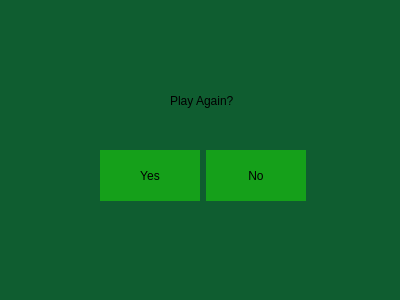
<?xml version="1.0" encoding="UTF-8"?>
<ui version="4.0">
 <class>Page3</class>
 <widget class="QDialog" name="Page3">
  <property name="geometry">
   <rect>
    <x>0</x>
    <y>0</y>
    <width>400</width>
    <height>300</height>
   </rect>
  </property>
  <property name="windowTitle">
   <string>Dialog</string>
  </property>
  <property name="styleSheet">
   <string notr="true">background-color: rgb(15, 93, 48);</string>
  </property>
  <widget class="QWidget" name="layoutWidget">
   <property name="geometry">
    <rect>
     <x>100</x>
     <y>150</y>
     <width>206</width>
     <height>51</height>
    </rect>
   </property>
   <layout class="QHBoxLayout" name="horizontalLayout_3">
    <item>
     <widget class="QPushButton" name="YesButton">
      <property name="sizePolicy">
       <sizepolicy hsizetype="Minimum" vsizetype="Preferred">
        <horstretch>0</horstretch>
        <verstretch>0</verstretch>
       </sizepolicy>
      </property>
      <property name="styleSheet">
       <string notr="true">background-color: rgb(21, 160, 26);
border: none</string>
      </property>
      <property name="text">
       <string>Yes</string>
      </property>
     </widget>
    </item>
    <item>
     <widget class="QPushButton" name="NoButton">
      <property name="sizePolicy">
       <sizepolicy hsizetype="Minimum" vsizetype="Preferred">
        <horstretch>0</horstretch>
        <verstretch>0</verstretch>
       </sizepolicy>
      </property>
      <property name="styleSheet">
       <string notr="true">background-color: rgb(21, 160, 26);
border: none</string>
      </property>
      <property name="text">
       <string>No</string>
      </property>
     </widget>
    </item>
   </layout>
  </widget>
  <widget class="QLabel" name="label_3">
   <property name="geometry">
    <rect>
     <x>170</x>
     <y>90</y>
     <width>81</width>
     <height>22</height>
    </rect>
   </property>
   <property name="styleSheet">
    <string notr="true">background-color: rgba(255, 255, 255, 0);
border: none;</string>
   </property>
   <property name="text">
    <string>Play Again?</string>
   </property>
  </widget>
 </widget>
 <resources/>
 <connections/>
</ui>
